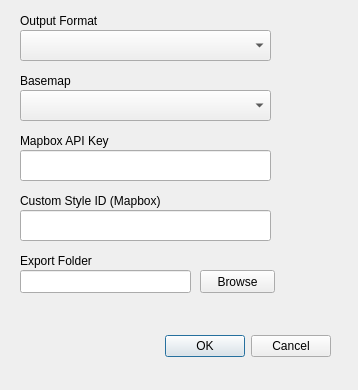
<?xml version="1.0" encoding="UTF-8"?>
<ui version="4.0">
 <class>ExportDialog</class>
 <widget class="QDialog" name="ExportDialog">
  <property name="geometry">
   <rect>
    <x>0</x>
    <y>0</y>
    <width>358</width>
    <height>390</height>
   </rect>
  </property>
  <property name="windowTitle">
   <string>Export Web Map</string>
  </property>
  <widget class="QLabel" name="label">
   <property name="geometry">
    <rect>
     <x>20</x>
     <y>10</y>
     <width>91</width>
     <height>21</height>
    </rect>
   </property>
   <property name="text">
    <string>Output Format</string>
   </property>
  </widget>
  <widget class="QComboBox" name="formatComboBox">
   <property name="geometry">
    <rect>
     <x>20</x>
     <y>30</y>
     <width>251</width>
     <height>31</height>
    </rect>
   </property>
  </widget>
  <widget class="QLabel" name="label_2">
   <property name="geometry">
    <rect>
     <x>20</x>
     <y>70</y>
     <width>81</width>
     <height>21</height>
    </rect>
   </property>
   <property name="text">
    <string>Basemap</string>
   </property>
  </widget>
  <widget class="QComboBox" name="basemapComboBox">
   <property name="geometry">
    <rect>
     <x>20</x>
     <y>90</y>
     <width>251</width>
     <height>31</height>
    </rect>
   </property>
  </widget>
  <widget class="QLabel" name="label_3">
   <property name="geometry">
    <rect>
     <x>20</x>
     <y>130</y>
     <width>111</width>
     <height>21</height>
    </rect>
   </property>
   <property name="text">
    <string>Mapbox API Key</string>
   </property>
  </widget>
  <widget class="QLineEdit" name="apiTokenLineEdit">
   <property name="geometry">
    <rect>
     <x>20</x>
     <y>150</y>
     <width>251</width>
     <height>31</height>
    </rect>
   </property>
  </widget>
  <widget class="QLabel" name="label_customStyle">
   <property name="geometry">
    <rect>
     <x>20</x>
     <y>190</y>
     <width>161</width>
     <height>21</height>
    </rect>
   </property>
   <property name="text">
    <string>Custom Style ID (Mapbox)</string>
   </property>
  </widget>
  <widget class="QLineEdit" name="customStyleLineEdit">
   <property name="geometry">
    <rect>
     <x>20</x>
     <y>210</y>
     <width>251</width>
     <height>31</height>
    </rect>
   </property>
  </widget>
  <widget class="QLabel" name="label_4">
   <property name="geometry">
    <rect>
     <x>20</x>
     <y>250</y>
     <width>91</width>
     <height>21</height>
    </rect>
   </property>
   <property name="text">
    <string>Export Folder</string>
   </property>
  </widget>
  <widget class="QLineEdit" name="folderLineEdit">
   <property name="geometry">
    <rect>
     <x>20</x>
     <y>270</y>
     <width>171</width>
     <height>23</height>
    </rect>
   </property>
  </widget>
  <widget class="QPushButton" name="browseButton">
   <property name="geometry">
    <rect>
     <x>200</x>
     <y>270</y>
     <width>75</width>
     <height>23</height>
    </rect>
   </property>
   <property name="text">
    <string>Browse</string>
   </property>
  </widget>
  <widget class="QDialogButtonBox" name="buttonBox">
   <property name="geometry">
    <rect>
     <x>150</x>
     <y>330</y>
     <width>181</width>
     <height>32</height>
    </rect>
   </property>
   <property name="standardButtons">
    <set>QDialogButtonBox::Cancel|QDialogButtonBox::Ok</set>
   </property>
  </widget>
 </widget>
 <resources/>
 <connections/>
</ui>
